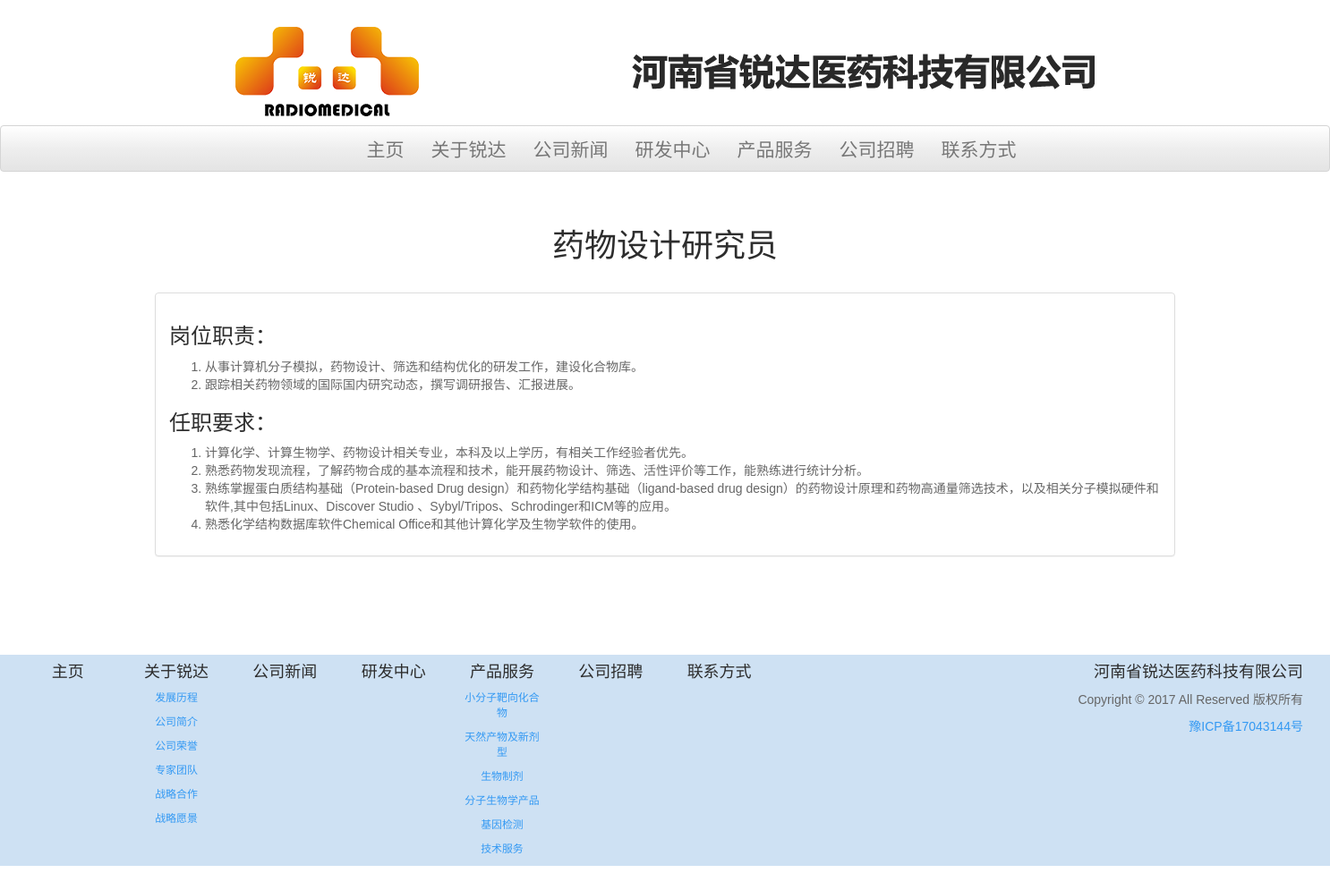
Screenshot of /main/2017/09/30/employment001/employment/ with the database file from the repository.
### main/models.py (models this page shows, shortened)
class Employment(models.Model):
    STATUS_CHOICES = (
        ('draft', 'Draft'),
        ('published', 'Published'),
    )
    CATEGORY_CHOICES = (
        ('employment', 'Employment'),
    )
    category = models.CharField(max_length=10,
                                choices=CATEGORY_CHOICES,
                                default='employment')
    title = models.CharField(max_length=250, default='请编辑职位名称')
    slug = models.SlugField(max_length=250,
                            unique_for_date='publish')
    author = models.ForeignKey(User,
                               related_name='employment_posts')
    profession = models.TextField(default='请编辑专业要求')
    education = models.TextField(default='请编辑学历要求')
    location = models.TextField(default='请编辑工作地点')
    responsibility = RichTextUploadingField(default='请编辑岗位职责')
    requirements = RichTextUploadingField(default='请编辑任职要求')
    add_info = RichTextUploadingField(default='请编辑补充信息，可以为空', blank=True)
    publish = models.DateTimeField(default=timezone.now)
    created = models.DateTimeField(auto_now_add=True)
    updated = models.DateTimeField(auto_now=True)
    status = models.CharField(max_length=10,
                              choices=STATUS_CHOICES,
                              default='draft')
    objects = models.Manager() # The default manager.
    published = PublishedManager() # Our custom manager.
    class Meta:
        ordering = ('-publish',)
        verbose_name_plural = 'Employment'

### main/views.py (the view)
def employment_detail(request, year, month, day, employment, category):
    employment = get_object_or_404(Employment, slug=employment,
                             status='published',
                             publish__year=year,
                             publish__month=month,
                             publish__day=day,
                             category=category)
    return render(
        request,
        "main/employment_detail.html",
        {'employment': employment},
    )

### main/templates/main/employment_detail.html (shortened to what this page needs)
{% extends "main/base.html" %}
{% block main %}
    <div class="container">
        <div class="row">
            <div class="col-md-12">
                <h1 class="text-center" style="padding-top: 2%; padding-bottom: 2%;">{{ employment.title }}</h1>
                <div class="panel panel-default">
                    <div class="panel-body">
                        <h3>岗位职责：</h3>
                        {{ employment.responsibility|safe }}
                        <h3>任职要求：</h3>
                        {{ employment.requirements|safe }}
                    </div>
                </div>
            </div>
        </div>
    </div>
{% endblock main %}

### main/static/main/css/main.css (style rules this page uses)
body,button, input, select, textarea,h1 ,h2, h3, h4, h5, h6 { font-family: 'Noto Sans SC Sliced', sans-serif; }

### rows the page displays
Employment: title "药物设计研究员", responsibility "从事计算机分子模拟，药物设计、筛选和结构优化的研发工作，建设化合物库。 跟踪相关药物领域的国际国内研究动态，撰写调研报告、汇报进展。", requirements "计算化学、计算生物学、药物设计相关专业，本科及以上学历，有相关工作经验者优先。 熟悉药物发现流程，了解药物合成的基本流程和技术，能开展药物设计、筛选、活性评价等工作，能熟练进行统计分析。 熟练掌握蛋白质结构基础（Protein-based Drug design）和药物化学结构基础（ligand-based drug design）的药物设计原理和药物高通量筛选技术，以及相关分子模拟硬件和软件,其中包括Linux、Discover Studio 、Sybyl/Tripos、Schrodinger和ICM等的应用。 熟悉化学结构数据库软件Chemical Office和其他计算化学及生物学软件的使用。"
